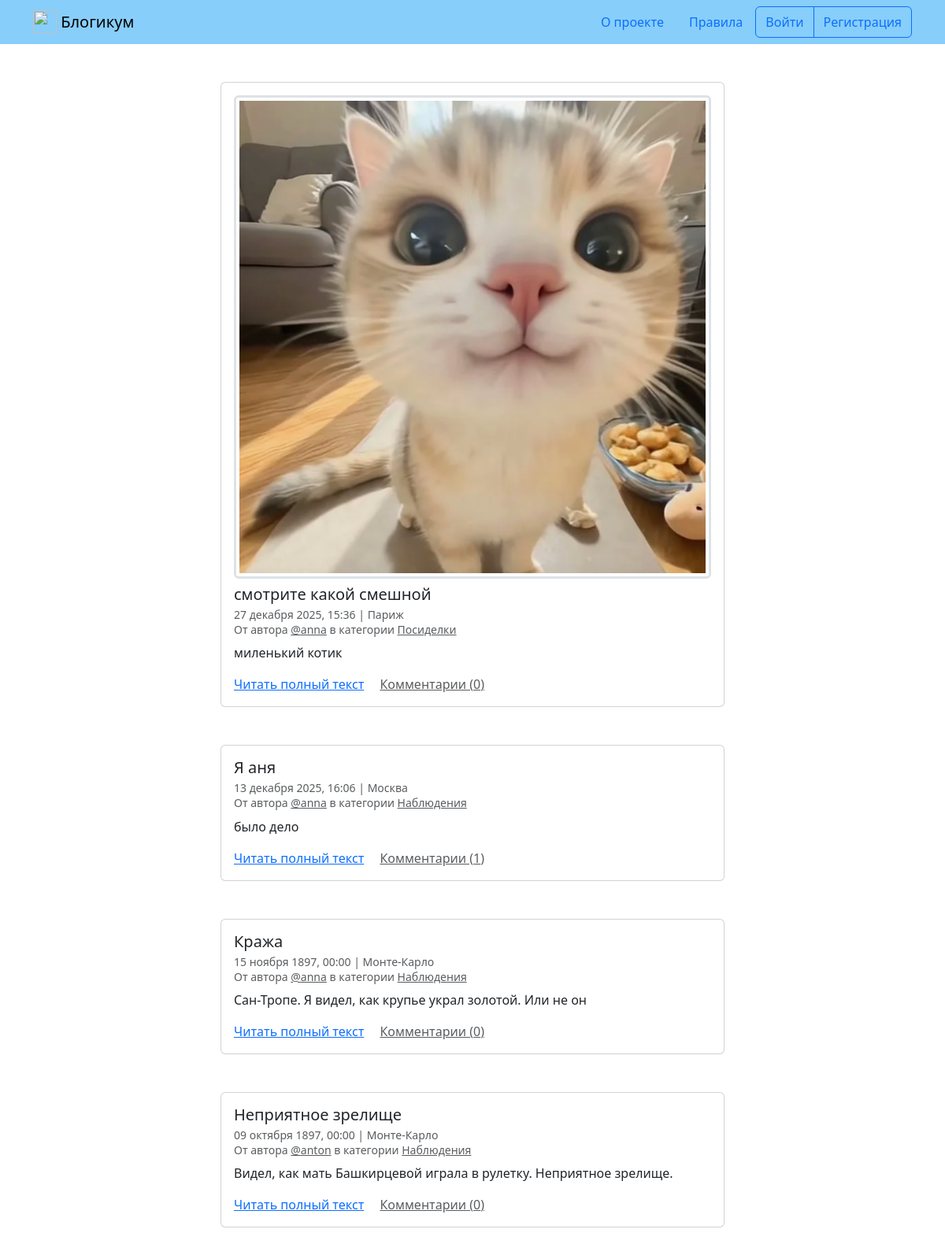
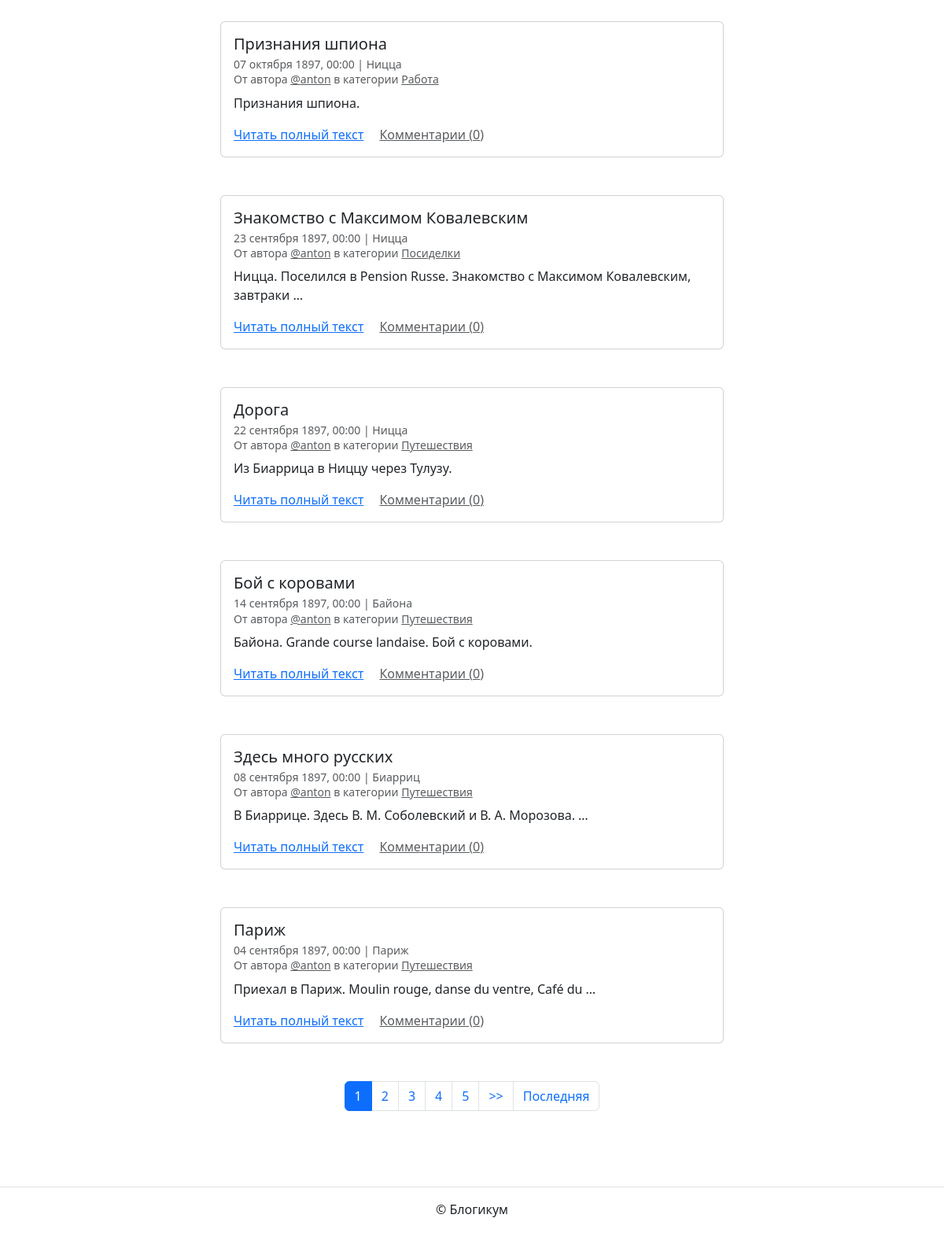
The page / on the database its author committed (2 pictures, top to bottom).
### blog/models.py (models this page shows, shortened)
class PublishedModel(models.Model):
    is_published = models.BooleanField(
        default=True,
        verbose_name='Опубликовано',
        help_text='Снимите галочку, чтобы скрыть публикацию.'
    )
    created_at = models.DateTimeField(
        auto_now_add=True,
        verbose_name='Добавлено'
    )
    class Meta:
        abstract = True

class Post(PublishedModel):
    title = models.CharField(
        max_length=256,
        verbose_name='Заголовок'
    )
    text = models.TextField(
        verbose_name='Текст'
    )
    pub_date = models.DateTimeField(
        verbose_name='Дата и время публикации',
        help_text=(
            'Если установить дату и время в будущем — можно делать '
            'отложенные публикации.'
        )
    )
    author = models.ForeignKey(
        User,
        on_delete=models.CASCADE,
        verbose_name='Автор публикации',
        related_name='posts'
    )
    location = models.ForeignKey(
        'Location',
        on_delete=models.SET_NULL,
        null=True,
        blank=True,
        verbose_name='Местоположение',
        related_name='posts'
    )
    category = models.ForeignKey(
        'Category',
        on_delete=models.SET_NULL,
        null=True,
        verbose_name='Категория',
        related_name='posts'
    )
    image = models.ImageField(
        upload_to='posts',
        blank=True,
        verbose_name='Фото',
        help_text='Загрузите фото'
    )
    class Meta:
        verbose_name = 'публикация'
        verbose_name_plural = 'Публикации'
        ordering = ('-pub_date',)

class Location(PublishedModel):
    name = models.CharField(
        max_length=256,
        verbose_name='Название места'
    )
    class Meta:
        verbose_name = 'местоположение'
        verbose_name_plural = 'Местоположения'

class Category(PublishedModel):
    title = models.CharField(
        max_length=256,
        verbose_name='Заголовок'
    )
    description = models.TextField(
        verbose_name='Описание'
    )
    slug = models.SlugField(
        unique=True,
        verbose_name='Идентификатор',
        help_text=(
            'Идентификатор страницы для URL; разрешены символы латиницы, '
            'цифры, дефис и подчёркивание.'
        )
    )
    class Meta:
        verbose_name = 'категория'
        verbose_name_plural = 'Категории'

### blog/views.py (the view)
# urls.py: path('', views.index, name='index'),
def index(request):
    post_list = Post.objects.select_related(
        'category', 'location', 'author'
    ).filter(
        is_published=True,
        pub_date__lte=timezone.now(),
        category__is_published=True
    ).annotate(
        comment_count=Count('comments')
    ).order_by('-pub_date')
    paginator = Paginator(post_list, 10)
    page_number = request.GET.get('page')
    page_obj = paginator.get_page(page_number)
    return render(request, 'blog/index.html', {'page_obj': page_obj})

### templates/blog/index.html (shortened to what this page needs)
{% extends "base.html" %}
{% block content %}
  {% for post in page_obj %}
    <article class="mb-5">
      {% include "includes/post_card.html" %}
    </article>
  {% endfor %}
  {% include "includes/paginator.html" %}
{% endblock %}

### templates/base.html (shortened to what this page needs)
{% load static %}
{% load django_bootstrap5 %}
<!DOCTYPE html>
<html lang="ru">
  <head>
    {% bootstrap_css %}
  </head>
  <body>
    {% include "includes/header.html" %}
    <main>
      <div class="container py-5">
        {% block content %}{% endblock %}
      </div>
    </main>
    {% include "includes/footer.html" %}
  </body>
</html>

### templates/includes/header.html
{% load static %}
<header>
  <nav class="navbar navbar-light" style="background-color: lightskyblue">
    <div class="container">
      <a class="navbar-brand" href="{% url 'blog:index' %}">
        <img src="{% static 'img/logo.png' %}" width="30" height="30" class="d-inline-block align-top" alt="">
        Блогикум
      </a>
      {% with request.resolver_match.view_name as view_name %}
        <ul class="nav  nav-pills">
          <li class="nav-item">
            <a class="nav-link {% if view_name == 'pages:about' %} text-white {% endif %}" href="{% url 'pages:about' %}">
              О проекте
            </a>
          </li>
          <li class="nav-item">
            <a class="nav-link {% if view_name == 'pages:rules' %} text-white {% endif %}" href="{% url 'pages:rules' %}">
              Правила
            </a>
          </li>
          {% if user.is_authenticated %}
            <div class="btn-group" role="group" aria-label="Basic outlined example">
              <button type="button" class="btn btn-outline-primary"><a class="text-decoration-none text-reset"
                  href="{% url 'blog:create_post' %}">Написать пост</a></button>
              <button type="button" class="btn btn-outline-primary"><a class="text-decoration-none text-reset"
                  href="{% url 'blog:profile' user.username %}">{{ user.username }}</a></button>
              <button type="button" class="btn btn-outline-primary"><a class="text-decoration-none text-reset"
                  href="{% url 'logout' %}">Выйти</a></button>
            </div>
          {% else %}
            <div class="btn-group" role="group" aria-label="Basic outlined example">
              <button type="button" class="btn btn-outline-primary"><a class="text-decoration-none text-reset"
                  href="{% url 'login' %}">Войти</a></button>
              <button type="button" class="btn btn-outline-primary"><a class="text-decoration-none text-reset"
                  href="{% url 'blog:registration' %}">Регистрация</a></button>
            </div>
          {% endif %}
        </ul>
      {% endwith %}
    </div>
  </nav>
</header>

### templates/includes/post_card.html (shortened to what this page needs)
<div class="col d-flex justify-content-center">
  <div class="card" style="width: 40rem;">
    <div class="card-body">
      {% if post.image %}
        <a href="{{ post.image.url }}" target="_blank">
          <img class="border-3 rounded img-fluid img-thumbnail mb-2 mx-auto d-block" src="{{ post.image.url }}">
        </a>
      {% endif %}
      <h5 class="card-title">{{ post.title }}</h5>
      <h6 class="card-subtitle mb-2 text-muted">
        <small>
          {{ post.pub_date|date:"d E Y, H:i" }} | {% if post.location and post.location.is_published %}{{ post.location.name }}{% else %}Планета Земля{% endif %}<br>
          От автора <a class="text-muted" href="{% url 'blog:profile' post.author.username %}">@{{ post.author.username }}</a> в
          категории {% include "includes/category_link.html" %}
        </small>
      </h6>
      <p class="card-text">{{ post.text|truncatewords:10 }}</p>
      <a href="{% url 'blog:post_detail' post.id %}" class="card-link">Читать полный текст</a>
      <a href="{% url 'blog:post_detail' post.id %}" class="card-link text-muted">Комментарии ({{ post.comment_count }})</a>
    </div>
  </div>
</div>

### templates/includes/category_link.html
{% if post.category %}
<a class="text-muted" href="{% url 'blog:category_posts' post.category.slug %}">
  {{ post.category.title }}
</a>
{% else %}
Без категории
{% endif %}

### templates/includes/paginator.html (shortened to what this page needs)
{% if page_obj.has_other_pages %}
  <nav aria-label="Page navigation" class="my-5">
    <ul class="pagination justify-content-center">
      {% for i in page_obj.paginator.page_range %}
        {% if page_obj.number == i %}
          <li class="page-item active">
            <span class="page-link">{{ i }}</span>
          </li>
        {% else %}
          <li class="page-item">
            <a class="page-link" href="?page={{ i }}">{{ i }}</a>
          </li>
        {% endif %}
      {% endfor %}
      {% if page_obj.has_next %}
        <li class="page-item">
          <a class="page-link" href="?page={{ page_obj.next_page_number }}">
            >>
          </a>
        </li>
        <li class="page-item">
          <a class="page-link" href="?page={{ page_obj.paginator.num_pages }}">
            Последняя
          </a>
        </li>
      {% endif %}
    </ul>
  </nav>
{% endif %}

### templates/includes/footer.html
<footer class="border-top text-center py-3">
  <p>© Блогикум</p>
</footer>

### rows shown on the page
Post: image (picture), title "смотрите какой смешной", pub_date "27 декабря 2025, 15:36", location.name "Париж", author.username "anna", category "Посиделки", text "миленький котик", comment_count "0"
Post: title "Я аня", pub_date "13 декабря 2025, 16:06", location.name "Москва", author.username "anna", category "Наблюдения", text "было дело", comment_count "1"
Post: title "Кража", pub_date "15 ноября 1897, 00:00", location.name "Монте-Карло", author.username "anna", category "Наблюдения", text "Сан-Тропе. Я видел, как крупье украл золотой. Или не он", comment_count "0"
Post: title "Неприятное зрелище", pub_date "09 октября 1897, 00:00", location.name "Монте-Карло", author.username "anton", category "Наблюдения", text "Видел, как мать Башкирцевой играла в рулетку. Неприятное зрелище.", comment_count "0"
Post: title "Признания шпиона", pub_date "07 октября 1897, 00:00", location.name "Ницца", author.username "anton", category "Работа", text "Признания шпиона.", comment_count "0"
Post: title "Знакомство с Максимом Ковалевским", pub_date "23 сентября 1897, 00:00", location.name "Ницца", author.username "anton", category "Посиделки", text "Ницца. Поселился в Pension Russe. Знакомство с Максимом Ковалевским, завтраки …", comment_count "0"
Post: title "Дорога", pub_date "22 сентября 1897, 00:00", location.name "Ницца", author.username "anton", category "Путешествия", text "Из Биаррица в Ниццу через Тулузу.", comment_count "0"
Post: title "Бой с коровами", pub_date "14 сентября 1897, 00:00", location.name "Байона", author.username "anton", category "Путешествия", text "Байона. Grande course landaise. Бой с коровами.", comment_count "0"
Post: title "Здесь много русских", pub_date "08 сентября 1897, 00:00", location.name "Биарриц", author.username "anton", category "Путешествия", text "В Биаррице. Здесь В. М. Соболевский и В. А. Морозова. …", comment_count "0"
Post: title "Париж", pub_date "04 сентября 1897, 00:00", location.name "Париж", author.username "anton", category "Путешествия", text "Приехал в Париж. Moulin rouge, danse du ventre, Café du …", comment_count "0"

### other values the page prints
{{ i }} "1"
{{ i }} "2" "3" "4" "5"
